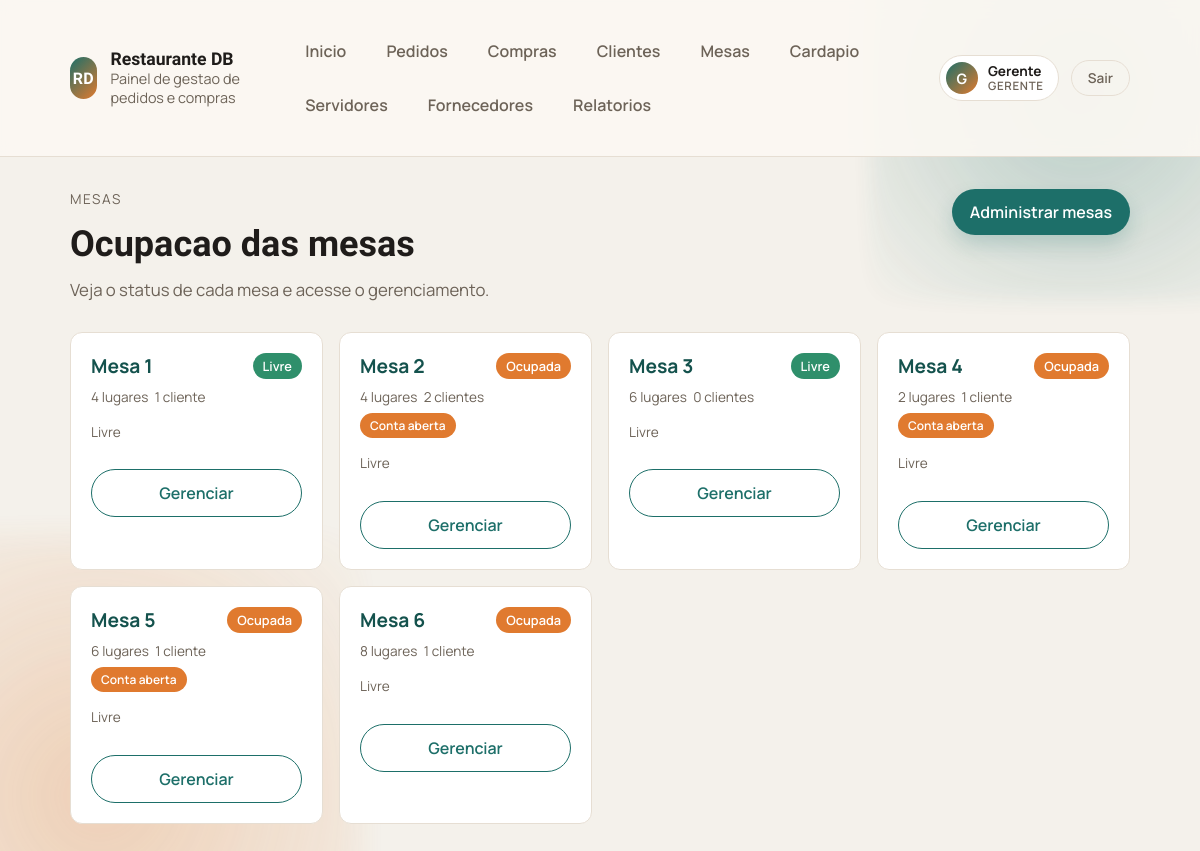
The app's page /gerenciar-mesa (signed in), older data.
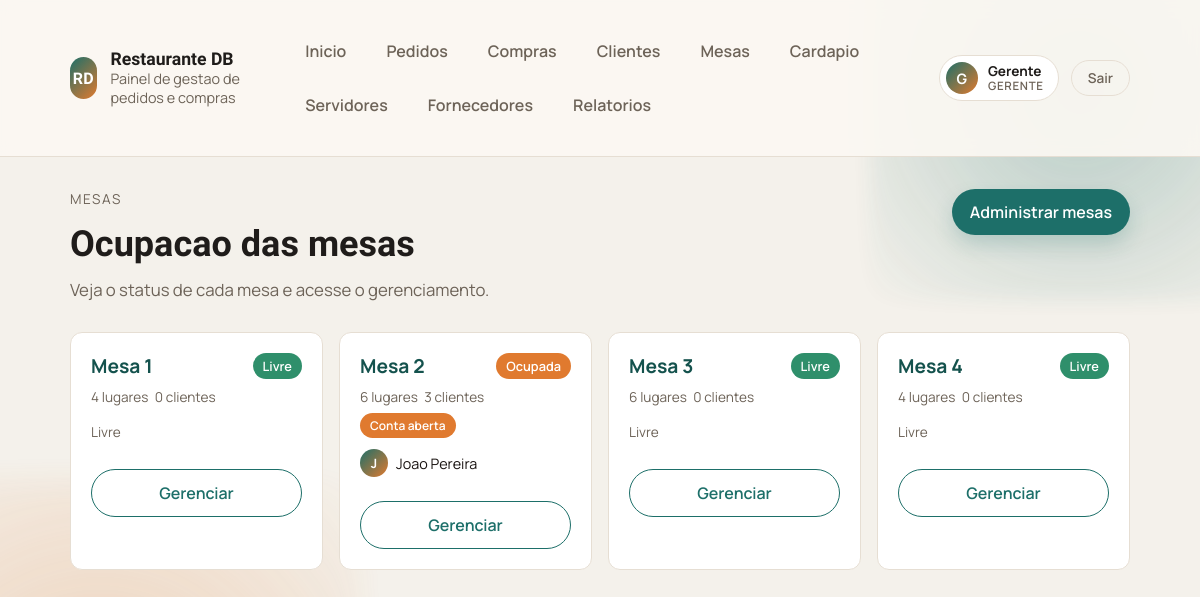
The same page, newer data.
### tables this page shows
CREATE TABLE mesas (
    id_mesa INTEGER PRIMARY KEY AUTOINCREMENT,
    numero INTEGER NOT NULL UNIQUE,
    capacidade INTEGER NOT NULL,
    status TEXT NOT NULL DEFAULT 'livre' CHECK (status IN ('livre','ocupada','reservada'))
, id_servidor INTEGER REFERENCES usuarios(id_usuario) ON DELETE SET NULL);

### public/bd/models.php (called while the page is built, shortened)
<?php
$pdo = null;
function db_connect() {
    global $pdo;
    if (!$pdo) {
        $db_path = __DIR__ . '/../../database.sqlite';
        $pdo = get_sqlite_connection($db_path);
    }
    return $pdo;
}
function get_mesas_detalhes(): array {
    $pdo = db_connect();
    $stmt = $pdo->query("SELECT m.*, u.nome as servidor_nome,
                                (SELECT COUNT(*) FROM clientes c WHERE c.id_mesa = m.id_mesa) as num_clientes,
                                (SELECT COUNT(*) FROM pedidos p WHERE p.id_mesa = m.id_mesa AND p.status = 'aberto') as pedidos_abertos
                         FROM mesas m
                         LEFT JOIN usuarios u ON u.id_usuario = m.id_servidor
                         ORDER BY m.numero ASC");
    return $stmt->fetchAll();
}

### public/bd/auth.php (called while the page is built, shortened)
<?php
require_once __DIR__ . '/models.php';
function current_user(): ?array
{
    return $_SESSION['usuario'] ?? null;
}
function is_admin(): bool
{
    $user = current_user();
    return $user !== null && $user['perfil'] === 'admin';
}

### public/templates/gerenciar-mesa.php (the view, shortened to what the changed rows need)
<?php
require_once __DIR__ . '/../bd/models.php';
$id_mesa  = isset($_GET['id']) ? (int)$_GET['id'] : 0;
if ($id_mesa > 0) {
    $mesa = get_mesa_by_id($id_mesa);
    if (!$mesa) {
        http_response_code(404);
        echo '<p style="text-align:center;padding:4rem;">Mesa nao encontrada.</p>';
        exit;
    }
    $mesa_livre = empty($mesa['id_servidor']);
    $pode       = mesa_pode_gerenciar($id_mesa);
    if (!$pode && !$mesa_livre) {
        http_response_code(403);
        require __DIR__ . '/403.php';
        exit;
    }
    $ja_tem_mesa = !is_admin() && !empty(get_mesa_do_servidor((int)(current_user()['id_usuario'] ?? 0)));
    $clientes    = $pode ? get_clientes_da_mesa($id_mesa) : [];
    $disponiveis = $pode ? get_clientes_sem_mesa() : [];
    $pedido      = $pode ? get_pedido_aberto_por_mesa($id_mesa) : null;
    $itens       = $pedido ? get_itens_do_pedido((int)$pedido['id_pedido']) : [];
    $total       = (float)array_sum(array_map(fn($i) => $i['quantidade'] * $i['preco_unitario'], $itens));
    $produtos    = $pode ? get_produtos() : [];
    $servidores  = is_admin() ? get_servidores() : [];
    $cat_unicas  = array_values(array_unique(array_filter(array_column($produtos, 'categoria_nome'))));
    $badge_s = match($mesa['status']) { 'ocupada' => 'badge--warning', 'livre' => 'badge--success', default => '' };
}
else {
    $mesas_todas = get_mesas_detalhes();
    $user_id     = (int)(current_user()['id_usuario'] ?? 0);
    $minha_mesa_id = !is_admin() ? (int)(get_mesa_do_servidor($user_id)['id_mesa'] ?? 0) : 0;
}
?><!doctype html>
<html lang="pt-BR">
<head>
    <link rel="stylesheet" href="/style.css">
</head>
<body>
<?php $active = '/gerenciar-mesa'; require __DIR__ . '/partials/topbar.php'; ?>
<main class="container">
<?php if ($id_mesa === 0): ?>
<section class="page-header">
    <div>
        <h1>Ocupacao das mesas</h1>
    </div>
</section>
<?php if (empty($mesas_todas)): ?>
<p class="report-empty">Nenhuma mesa cadastrada. <?= is_admin() ? '<a href="/mesa">Criar mesas</a>' : 'Aguarde o gerente cadastrar as mesas.' ?></p>
<?php else: ?>
<div class="mesa-cards-grid">
<?php foreach ($mesas_todas as $m):
    $badge_card  = match($m['status']) { 'ocupada' => 'badge--warning', 'livre' => 'badge--success', default => '' };
    $pode_este   = is_admin() || (int)$m['id_servidor'] === $user_id;
    $minha       = !is_admin() && (int)$m['id_servidor'] === $user_id;
    $esta_livre  = empty($m['id_servidor']);
?>
<div class="mesa-card <?= $minha ? 'mesa-card--minha' : '' ?>">
    <div class="mesa-card-top">
        <span class="mesa-num">Mesa <?= htmlspecialchars((string)$m['numero']) ?></span>
        <span class="badge <?= $badge_card ?>"><?= ucfirst(htmlspecialchars((string)$m['status'])) ?></span>
    </div>
    <div class="mesa-card-info">
        <span><?= (int)$m['capacidade'] ?> lugares</span>
        <span><?= (int)$m['num_clientes'] ?> cliente<?= $m['num_clientes'] != 1 ? 's' : '' ?></span>
        <?php if ((int)$m['pedidos_abertos'] > 0): ?>
        <span class="badge badge--warning" style="font-size:0.75rem;">Conta aberta</span>
        <?php endif; ?>
    </div>
    <div class="mesa-card-servidor">
        <?php if ($m['servidor_nome']): ?>
        <span class="user-avatar" style="width:28px;height:28px;font-size:0.8rem;"><?= strtoupper(substr((string)$m['servidor_nome'], 0, 1)) ?></span>
        <span><?= htmlspecialchars((string)$m['servidor_nome']) ?><?= $minha ? ' (voce)' : '' ?></span>
        <?php else: ?>
        <span class="cell-sub">Livre</span>
        <?php endif; ?>
    </div>
    <div style="margin-top:0.75rem;">
    <?php if ($pode_este): ?>
        <a class="button<?= $minha ? '' : ' button-outline' ?>" href="/gerenciar-mesa?id=<?= $m['id_mesa'] ?>" style="width:100%;text-align:center;display:block;">Gerenciar</a>
    <?php elseif (!is_admin() && $esta_livre && $minha_mesa_id > 0): ?>
        <div style="text-align:center;font-size:0.82rem;color:var(--muted);padding:0.4rem 0;">Livre &mdash; voce ja tem uma mesa</div>
    <?php else: ?>
        <div style="text-align:center;font-size:0.82rem;color:var(--muted);padding:0.4rem 0;">Gerenciada por outro servidor</div>
    <?php endif; ?>
    </div>
</div>
<?php endforeach; ?>
</div>
<?php endif; ?>
<?php endif;  ?>
</main>
</body>
</html>

### public/templates/partials/topbar.php (shortened to what the changed rows need)
<?php
require_once __DIR__ . '/../../bd/auth.php';
$active = $active ?? '';
$links = [
    '/' => 'Inicio',
    '/pedido' => 'Pedidos',
    '/compra' => 'Compras',
    '/cliente' => 'Clientes',
];
if (is_admin()) {
    $links['/mesa'] = 'Mesas';
} else {
    $links['/gerenciar-mesa'] = 'Mesas';
}
$links['/cardapio'] = 'Cardapio';
if (is_admin()) {
    $links['/servidor'] = 'Servidores';
    $links['/fornecedor'] = 'Fornecedores';
    $links['/relatorio'] = 'Relatorios';
}
?>
    <header class="topbar">
        <div class="container topbar-inner">
            <nav class="nav-links">
                <?php foreach ($links as $href => $label): ?>
                <a class="nav-link" href="<?= $href ?>"<?= $href === $active ? ' aria-current="page"' : '' ?>><?= $label ?></a>
                <?php endforeach; ?>
            </nav>
        </div>
    </header>

Row changes from the older to the newer data that the page shows:
removed mesas: numero "4", status "Ocupada", capacidade "2", num_clientes "1", shows "Conta aberta", shows "Livre"
removed mesas: numero "5", status "Ocupada", capacidade "6", num_clientes "1", shows "Conta aberta", shows "Livre"
removed mesas: numero "6", status "Ocupada", capacidade "8", num_clientes "1", shows "Livre"
shown differently, row unchanged: mesas (number 1 of 4 on the later page): num_clientes "1" → "0"; now shows "s"
changed mesas "Ocupada": capacidade "4" → "6"; num_clientes "2" → "3"; servidor_nome (not shown) → "J"; servidor_nome (not shown) → "Joao Pereira"; no longer shows "Livre"
added mesas: numero "4", status "Livre", capacidade "4", num_clientes "0"
